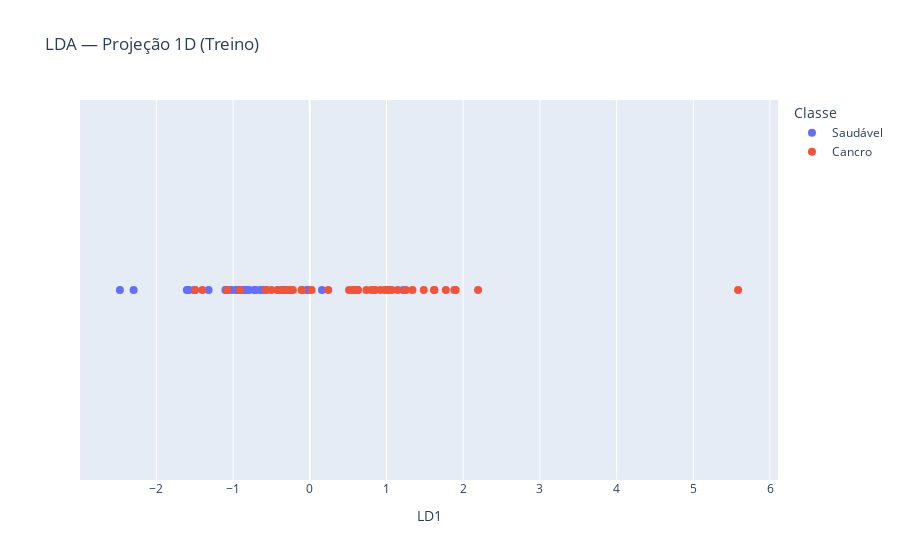

Source (notebook cell):
### Markdown cell above
## 6. LDA
Aplico o LDA

### Code cell
Xtr = X_train_std.to_numpy()
ytr = y_train.to_numpy()

lda = LDA(solver="svd")   
lda.fit(Xtr, ytr)

Ztr = lda.transform(Xtr)[:, 0]   

labels_map = {1: "Saudável", 2: "Cancro"}
cores = pd.Series(ytr).map(labels_map)

fig = px.scatter(
    x=Ztr,
    y=np.zeros_like(Ztr),
    color=cores,
    labels=dict(x="LD1", y="", color="Classe"),
    title="LDA — Projeção 1D (Treino)"
)
fig.update_traces(marker_size=8)
fig.update_yaxes(visible=False, showticklabels=False, showgrid=False)  # fica só a “linha”
fig.show()

### Figure 1 — Plotly figure (JSON) as saved in the notebook; plotly's stock layout.template omitted (floating-point values rounded to 4 significant figures)
{"data": [{"hovertemplate": "Classe=Saudável<br>LD1=%{x}<br>=%{y}<extra></extra>", "legendgroup": "Saudável", "marker": {"color": "#636efa", "size": 8, "symbol": "circle"}, "mode": "markers", "name": "Saudável", "orientation": "v", "showlegend": true, "type": "scatter", "x": [-0.3389, -0.3139, -0.7921, 0.6267, -1.02, -0.6338, 1.219, -1.508, -1.1, -0.83, -0.2656, -0.3276, -0.04021, -0.3523, -0.01952, -0.3233, -1.319, -0.7231, -0.7055, -0.9631, -0.7128, -1.091, -1.076, -1.603, -1.495, -1.577, -0.8532, -0.5879, -2.475, -0.6412, -0.9399, -2.296, -0.8547, 0.1588, -0.4192, -0.9103], "xaxis": "x", "y": [0.0, 0.0, 0.0, 0.0, 0.0, 0.0, 0.0, 0.0, 0.0, 0.0, 0.0, 0.0, 0.0, 0.0, 0.0, 0.0, 0.0, 0.0, 0.0, 0.0, 0.0, 0.0, 0.0, 0.0, 0.0, 0.0, 0.0, 0.0, 0.0, 0.0, 0.0, 0.0, 0.0, 0.0, 0.0, 0.0], "yaxis": "y"}, {"hovertemplate": "Classe=Cancro<br>LD1=%{x}<br>=%{y}<extra></extra>", "legendgroup": "Cancro", "marker": {"color": "#EF553B", "size": 8, "symbol": "circle"}, "mode": "markers", "name": "Cancro", "orientation": "v", "showlegend": true, "type": "scatter", "x": [-0.5669, -1.079, -0.2542, 1.902, -0.2525, -0.5681, 0.6262, 1.02, 0.5776, -0.5009, 1.041, -0.1045, 0.9776, 0.8444, 1.884, 1.254, 1.147, 1.071, 0.7376, -0.3595, -1.401, 1.626, 0.5123, 1.031, 1.339, 0.8039, -0.9119, 1.774, 5.584, 1.62, 2.194, 0.6053, 0.8471, 0.8223, 0.5643, 0.0239, 0.241, -0.4173, -0.2202, 0.9215, 0.5648, -1.497, -0.2999, -0.1036, 1.486], "xaxis": "x", "y": [0.0, 0.0, 0.0, 0.0, 0.0, 0.0, 0.0, 0.0, 0.0, 0.0, 0.0, 0.0, 0.0, 0.0, 0.0, 0.0, 0.0, 0.0, 0.0, 0.0, 0.0, 0.0, 0.0, 0.0, 0.0, 0.0, 0.0, 0.0, 0.0, 0.0, 0.0, 0.0, 0.0, 0.0, 0.0, 0.0, 0.0, 0.0, 0.0, 0.0, 0.0, 0.0, 0.0, 0.0, 0.0], "yaxis": "y"}], "layout": {"legend": {"title": {"text": "Classe"}, "tracegroupgap": 0}, "title": {"text": "LDA — Projeção 1D (Treino)"}, "xaxis": {"anchor": "y", "domain": [0, 1], "title": {"text": "LD1"}}, "yaxis": {"anchor": "x", "domain": [0, 1], "showgrid": false, "showticklabels": false, "title": {"text": ""}, "visible": false}}}
